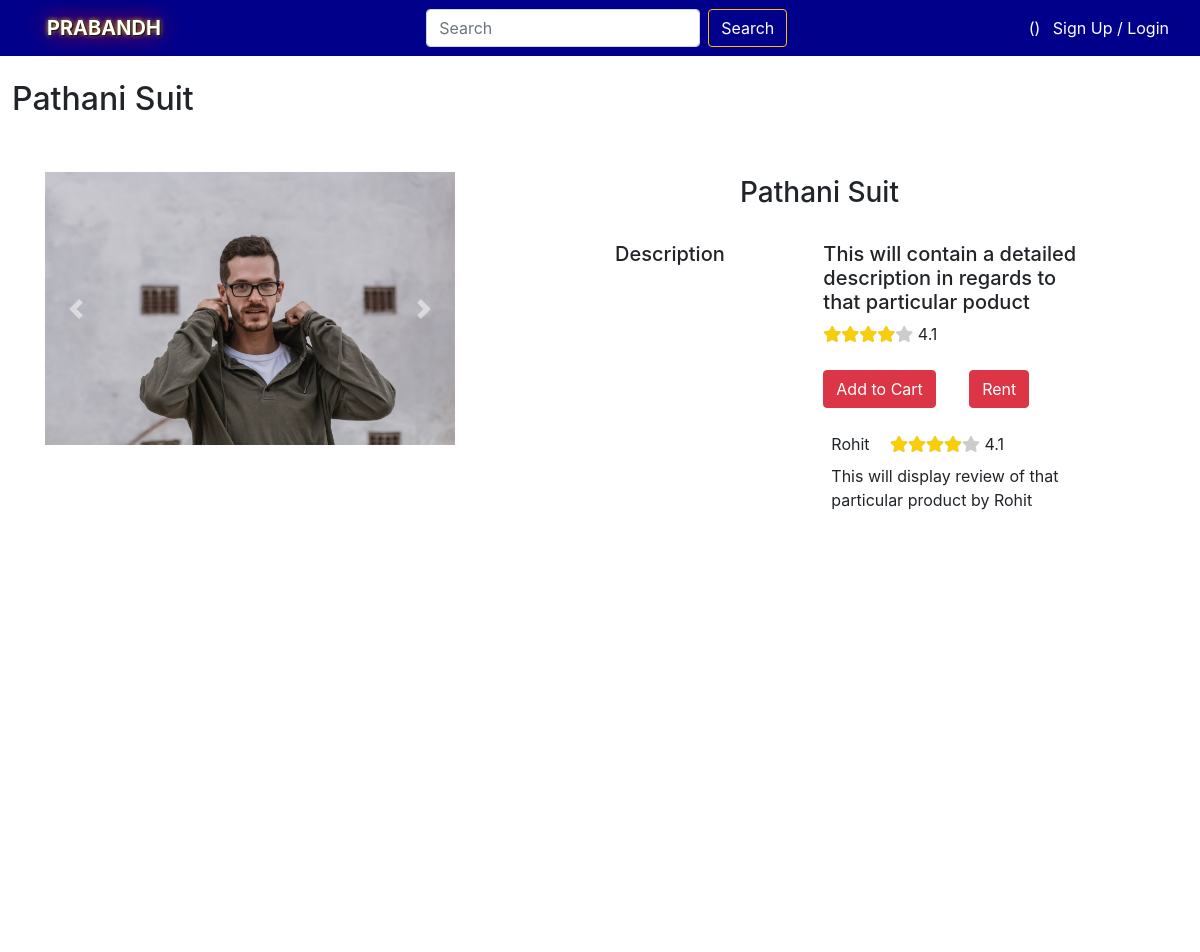
Screenshot of /Image/1 with the database file from the repository.
### Rent/models.py (models this page shows)
class Product(models.Model):
    seller_of_item=models.ForeignKey(Seller,related_name='seller_of_item', on_delete=models.CASCADE)
    availability=models.BooleanField(default=True)
    title=models.CharField(max_length=20)
    category = models.ForeignKey(Category, on_delete=models.SET_NULL, blank=True, null=True)
    subcategory=models.ForeignKey(Subcategory,on_delete=models.SET_NULL, blank=True, null=True)
    rental_price=models.IntegerField()
    about=models.TextField()
    deposit=models.IntegerField()
    image_of_product=models.ImageField(upload_to='title_photos')
    def __str__(self):
        return self.title

class Ratings(models.Model):
    rating_for_product=models.ForeignKey(Product, related_name='rating_for_product', on_delete=models.CASCADE)
    rating_by=models.ForeignKey(User, related_name='rating_by', on_delete=models.CASCADE)
    rating=models.FloatField()
    review=models.TextField()

### Rent/views.py (the view)
# urls.py: path('Image/<prod_id>',views.Prod_view,name="Prod_view"),
def Prod_view(request, prod_id):
    request.session['p_id']=prod_id
    ppk=prod_id
    obj = Ratings.objects.filter(rating_for_product = Product.objects.get(id=ppk))
    context={
        'Product':Photo.objects.filter(product_photo__id=ppk),
        'pro':Product.objects.get(id=ppk),
        'pform':PhotoForm,
        'object': obj
    }
    print(Photo.objects.filter(product_photo__id=ppk))
    print(Product.objects.get(id=ppk))
    if str(request.user) == str(Product.objects.get(id=ppk).seller_of_item):
        print(str(request.user) + " " + str(Product.objects.get(id=ppk).seller_of_item))
        return render(request, 'Rent/ProdView.html', context)
    else:
        print(str(request.user) + " " + str(Product.objects.get(id=ppk).seller_of_item))
        return render(request, 'Rent/ProdViewCust.html', context)

### User/models.py (called while the page is built)
    def __str__(self):
        return self.seller.username

### Rent/templates/Rent/ProdViewCust.html (shortened to what this page needs)
{% extends 'User/basic.html' %}
{% load static %}
{% block css %}
<link rel="stylesheet" href="{% static 'Rent/css/ProdViewCust.css' %}?{% now "U" %}">
<link rel="stylesheet" href="https://use.fontawesome.com/releases/v5.0.8/css/all.css">
<link rel="stylesheet" href="https://maxcdn.bootstrapcdn.com/bootstrap/4.0.0/css/bootstrap.min.css">
{% endblock %}
{% block content %}
<div class="container-fluid">
    <br>
    <div class="row">
        <h2>{{ pro.title }}</h2>
        <br>
        <br>
        <br>
        <div class="col-sm-5 left1">
            <div class="col-12 left">
                {% include 'Rent/loop.html' %}
            </div>
        </div>
        <div class="col-sm-1"></div>
        <div class="col-sm-5 right col-xs-12">
            <div class="row">
                <div class="col-12">
                    <br>
                    <div class="row justify-content-center">
                        <div class="col-6">
                            <h3>{{ pro.title }}</h3>
                        </div>
                    </div>
                    <br>
                    <div class="row">
                        <div class="col-5">
                            <h5>Description</h5>
                        </div>
                        <div class="col-7">
                            <div class="aboutblock">
                                <h5>{{ pro.about }}</h5>
                            </div>
                            <div class="Average">
                                <span>
                                    <div class="stars-outer">
                                        <div class="stars-inner"></div>
                                    </div>
                                    <span class="number-rating"></span>
                                </span>
                            </div>
                            <form method="POST" class="photoform" enctype="multipart/form-data">
                                <br>
                                <div class="row">
                                    <div class="col-sm">
                                        <a href="/cartadd/{{pro.id}}" class="btn btn-danger file" data-val="{{ pro.id }}" type="submit">Add to Cart</a>
                                    </div>
                                    <div class="col-sm product">
                                        <button class="btn btn-danger">Rent</button>
                                    </div>
                                </div>
                            </form>
                            <br>
                            <div>
                                <div class="table table-striped">
                                    <div>
                                        {% for i in object %}
                                        <div class="{{ i.rating_by }}">
                                            <span>{{ i.rating_by }}</span>
                                            <span>
                                                <div class="stars-outer">
                                                    <div class="stars-inner"></div>
                                                </div>
                                                <span class="number-rating"></span>
                                            </span>
                                            <div>{{ i.review }}</div>
                                        </div>
                                        <br>
                                        {% endfor %}
                                        <br>
                                    </div>
                                </div>
                            </div>
                        </div>
                    </div>
                </div>
            </div>
        </div>
    </div>
</div>
{% endblock %}

### Rent/templates/Rent/loop.html (shortened to what this page needs)
    <div class="col-12 k">
        <div id="carouselExampleControls" class="carousel slide" data-bs-ride="carousel">
            <div class="carousel-inner">
                    <div class="carousel-item active">
                        <img src="{{ pro.image_of_product.url }}" class="d-block w-100" alt="...">
                    </div>
            </div>
            <button class="carousel-control-prev" type="button" data-bs-target="#carouselExampleControls" data-bs-slide="prev">
              <span class="carousel-control-prev-icon" aria-hidden="true"></span>
            </button>
            <button class="carousel-control-next" type="button" data-bs-target="#carouselExampleControls" data-bs-slide="next">
              <span class="carousel-control-next-icon" aria-hidden="true"></span>
            </button>
          </div>
    </div>

### Rent/static/Rent/css/ProdViewCust.css (style rules this page uses)
.left1 { height: max-content; overflow: hidden; transition: 0.5s ease-in; }
.left { background-color: white; transition: 0.5s ease-in; padding: 20px; overflow: hidden; height: inherit; overflow-y: scroll; transition: 0.5s ease-in; }
.right { background-color: white; height: 100vh; }
.aboutblock { display: block; word-wrap: break-word; overflow: hidden; overflow-y: scroll; max-height: 130px; border-radius: 1px; }
h5 { color: black; font-family: "Nunito Sans", "Helvetica Neue", sans-serif; font-weight: 900; font-size: 22px; margin-bottom: 10px; }
h2, h3 { color: black; font-family: "Nunito Sans", "Helvetica Neue", sans-serif; font-weight: 900; margin-bottom: 10px; }
body { background-image: white; }

### Rent/templates/Rent/ProdViewCust.html (style rules this page uses)
.stars-outer { position: relative; display: inline-block; }
.stars-inner { position: absolute; top: 0; left: 0; white-space: nowrap; overflow: hidden; width: 0; }
.stars-outer::before { content: "\f005 \f005 \f005 \f005 \f005"; font-family: "Font Awesome 5 Free"; font-weight: 900; color: #ccc; }
.stars-inner::before { content: "\f005 \f005 \f005 \f005 \f005"; font-family: "Font Awesome 5 Free"; font-weight: 900; color: #f8ce0b; }

### rows the page displays
Product: title "Pathani Suit", image_of_product (picture), about "This will contain a detailed description in regards to that particular poduct"
Ratings: rating_by "Rohit", review "This will display review of that particular product by Rohit"
